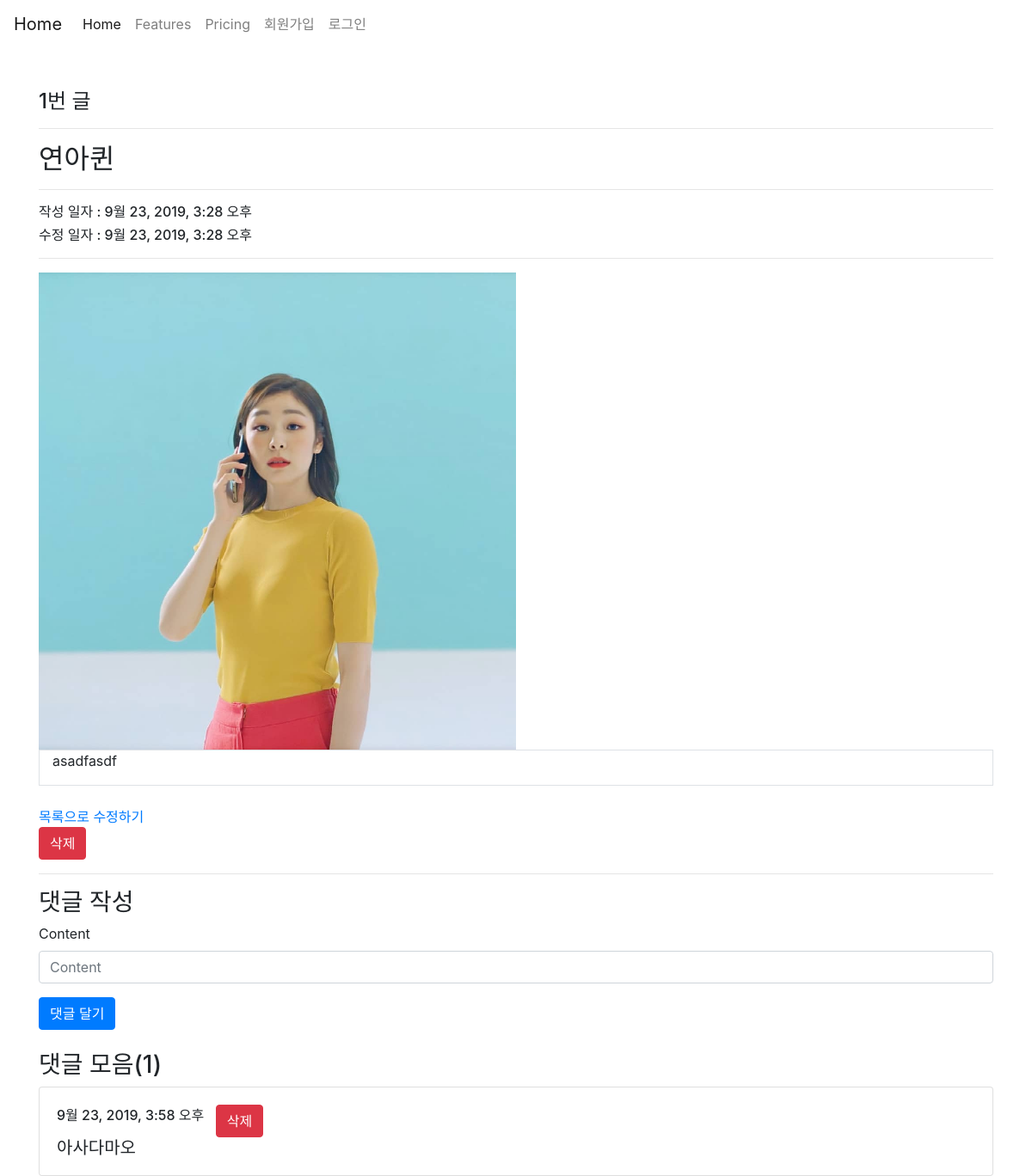
The page /articles/1/ on the database as committed earlier.
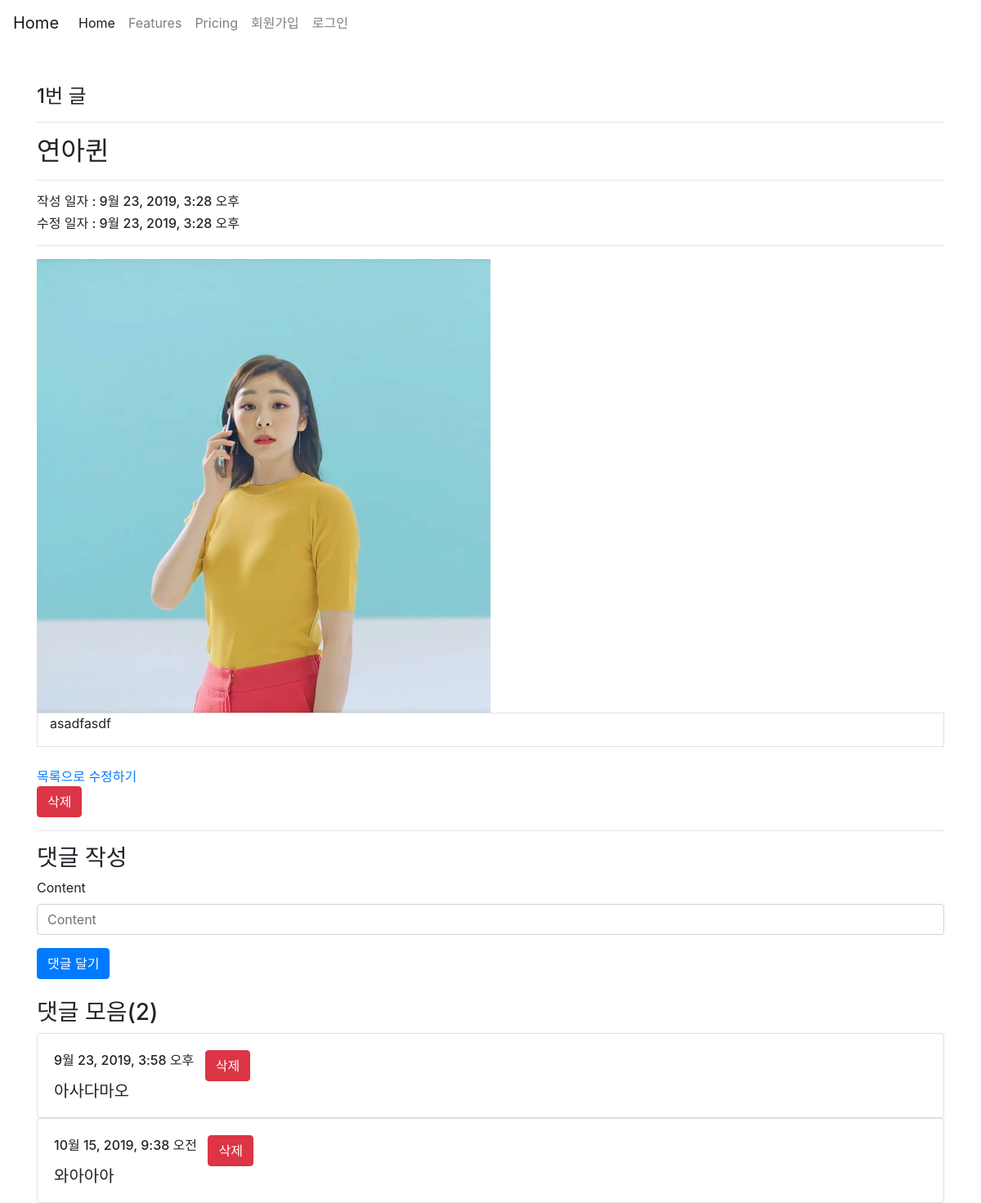
The same page on the database as committed later.
### articles/models.py (models this page shows, shortened)
class Article(models.Model):
    title = models.CharField(max_length=30)
    content = models.TextField()
    image = models.ImageField(blank=True)
    image_thumbnail = ProcessedImageField(
        processors=[ResizeToFill(300, 300)],
        format='JPEG',
        options={'quality': 80},
    )
    created_at = models.DateTimeField(auto_now_add=True)
    updated_at = models.DateTimeField(auto_now=True)

class Comment(models.Model):
    content = models.CharField(max_length=140)
    created_at = models.DateTimeField(auto_now_add=True)
    article = models.ForeignKey(Article, on_delete=models.CASCADE)

### articles/views.py (the view)
# urls.py: path('<int:article_pk>/', views.detail, name='detail'),
def detail(request, article_pk):
    article = get_object_or_404(Article, pk=article_pk)
    comment_form = CommentForm()
    comments = article.comment_set.all()
    context = {
        'article': article,
        'comments': comments,
        'count': comments.count(),
        'comment_form': comment_form,
        'image': article.image,
    }
    return render(request, 'articles/detail.html', context)

### articles/forms.py
class CommentForm(forms.ModelForm):
    class Meta:
        model = Comment
        fields = ('content', )

### articles/templates/articles/detail.html (shortened to what this page needs)
{% extends 'articles/base.html' %}
{% load bootstrap4 %}
{% block body %}
<h4>{{ article.id }}번 글</h4>
<hr>
<h2>{{ article.title }}
</h2>
<hr>
<h6>작성 일자 : {{ article.created_at }}</h6>
<h6>수정 일자 : {{ article.updated_at }}</h6>
<hr>
{% if image %}
<img src="{{ image.url }}" alt="nothing" style="width: 50%">
{% endif %}
<div class="container border border-muted">
  <p>{{ article.content }}</p>
</div>
<br>
<a href="{% url 'articles:index' %}">목록으로</a>
<a href="{% url 'articles:update' article.pk %}">수정하기</a>
<form action="{% url 'articles:delete' article.pk %}" method="POST"
  onclick="return confirm('Do you want to delete it?')">
  <input class="btn btn-danger" type="submit" value="삭제">
</form>
<hr>
<h3>댓글 작성</h3>
<form action="comment_create/" method="POST">
  {% bootstrap_form comment_form %}
  {% buttons %}
  <button type="submit" class="btn btn-primary">댓글 달기</button>
  {% endbuttons %}
</form>
<br>
<h3>댓글 모음({{count}})</h3>
{% for comment in comments %}
<div class="card">
  <div class="card-body">
    <div class="form-inline">
      <h6 class="card-title">{{ comment.created_at }}</h6> &nbsp;&nbsp;&nbsp;
      <form action="{% url 'articles:comment_delete' article.pk comment.pk %}" method="POST">
        <input type="submit" value="삭제" class="btn btn-danger">
      </form>
    </div>
    <h5 class="card-text">{{ comment.content }}</h5>
  </div>
</div>
{% endfor %}
{% endblock %}

### articles/templates/articles/base.html (shortened to what this page needs)
{% load static %}
<!DOCTYPE html>
<html lang="ko">
<head>
  <link rel="stylesheet" href="{% static 'bootstrap/css/bootstrap.min.css' %}">
</head>
<body>
  <nav class="navbar navbar-expand-lg navbar-light bg-muted">
    <a class="navbar-brand" href="/articles">Home</a>
    <div class="collapse navbar-collapse" id="navbarNav">
      <ul class="navbar-nav">
        <li class="nav-item active">
          <a class="nav-link" href="#">Home <span class="sr-only">(current)</span></a>
        </li>
        <li class="nav-item">
          <a class="nav-link" href="#">Features</a>
        </li>
        <li class="nav-item">
          <a class="nav-link" href="#">Pricing</a>
        </li>
        {% if user.is_authenticated %}
        <li class="nav-item">
          <a class="nav-link" href="{% url 'accounts:logout'%}">로그아웃</a>
        </li>
        {% else %}
        <li class="nav-item">
          <a class="nav-link" href="{% url 'accounts:signup'%}">회원가입</a>
        </li>
        <li class="nav-item">
          <a class="nav-link" href="{% url 'accounts:login'%}">로그인</a>
        </li>
        {% endif %}
      </ul>
    </div>
  </nav>
  <div class="container mt-5">
    {% block body %}
    {% endblock %}
  </div>
</body>
</html>

Rows that differ between the two databases and show on the page:
added Comment: created_at "10월 15, 2019, 9:38 오전", content "와아아아"
Other text that changed with them:
{{ count }}: "1" → "2"
